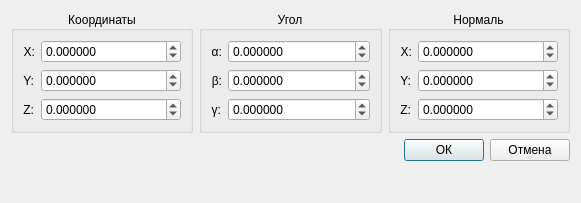
<?xml version="1.0" encoding="UTF-8"?>
<ui version="4.0">
 <class>CAddPathPointDialog</class>
 <widget class="QDialog" name="CAddPathPointDialog">
  <property name="geometry">
   <rect>
    <x>0</x>
    <y>0</y>
    <width>581</width>
    <height>203</height>
   </rect>
  </property>
  <property name="windowTitle">
   <string>Домашняя точка</string>
  </property>
  <layout class="QVBoxLayout" name="verticalLayout">
   <item>
    <layout class="QHBoxLayout" name="horizontalLayout">
     <item>
      <widget class="QGroupBox" name="gbPos">
       <property name="title">
        <string>Координаты</string>
       </property>
       <property name="alignment">
        <set>Qt::AlignCenter</set>
       </property>
       <layout class="QGridLayout" name="gridLayout">
        <item row="1" column="0">
         <widget class="QLabel" name="labelY">
          <property name="sizePolicy">
           <sizepolicy hsizetype="Maximum" vsizetype="Preferred">
            <horstretch>0</horstretch>
            <verstretch>0</verstretch>
           </sizepolicy>
          </property>
          <property name="text">
           <string>Y:</string>
          </property>
          <property name="alignment">
           <set>Qt::AlignRight|Qt::AlignTrailing|Qt::AlignVCenter</set>
          </property>
         </widget>
        </item>
        <item row="2" column="0">
         <widget class="QLabel" name="labelZ">
          <property name="sizePolicy">
           <sizepolicy hsizetype="Maximum" vsizetype="Preferred">
            <horstretch>0</horstretch>
            <verstretch>0</verstretch>
           </sizepolicy>
          </property>
          <property name="text">
           <string>Z:</string>
          </property>
          <property name="alignment">
           <set>Qt::AlignRight|Qt::AlignTrailing|Qt::AlignVCenter</set>
          </property>
         </widget>
        </item>
        <item row="0" column="0">
         <widget class="QLabel" name="labelX">
          <property name="sizePolicy">
           <sizepolicy hsizetype="Maximum" vsizetype="Preferred">
            <horstretch>0</horstretch>
            <verstretch>0</verstretch>
           </sizepolicy>
          </property>
          <property name="text">
           <string>X:</string>
          </property>
          <property name="alignment">
           <set>Qt::AlignRight|Qt::AlignTrailing|Qt::AlignVCenter</set>
          </property>
         </widget>
        </item>
        <item row="0" column="1">
         <widget class="QDoubleSpinBox" name="dsbGlobalX">
          <property name="decimals">
           <number>6</number>
          </property>
          <property name="minimum">
           <double>-10000.000000000000000</double>
          </property>
          <property name="maximum">
           <double>10000.000000000000000</double>
          </property>
          <property name="singleStep">
           <double>0.100000000000000</double>
          </property>
         </widget>
        </item>
        <item row="1" column="1">
         <widget class="QDoubleSpinBox" name="dsbGlobalY">
          <property name="decimals">
           <number>6</number>
          </property>
          <property name="minimum">
           <double>-10000.000000000000000</double>
          </property>
          <property name="maximum">
           <double>10000.000000000000000</double>
          </property>
          <property name="singleStep">
           <double>0.100000000000000</double>
          </property>
         </widget>
        </item>
        <item row="2" column="1">
         <widget class="QDoubleSpinBox" name="dsbGlobalZ">
          <property name="decimals">
           <number>6</number>
          </property>
          <property name="minimum">
           <double>-10000.000000000000000</double>
          </property>
          <property name="maximum">
           <double>10000.000000000000000</double>
          </property>
          <property name="singleStep">
           <double>0.100000000000000</double>
          </property>
         </widget>
        </item>
       </layout>
      </widget>
     </item>
     <item>
      <widget class="QGroupBox" name="gbAngles">
       <property name="title">
        <string>Угол</string>
       </property>
       <property name="alignment">
        <set>Qt::AlignCenter</set>
       </property>
       <layout class="QGridLayout" name="gridLayout_2">
        <item row="2" column="1">
         <widget class="QDoubleSpinBox" name="dsbGamma">
          <property name="decimals">
           <number>6</number>
          </property>
          <property name="minimum">
           <double>-10000.000000000000000</double>
          </property>
          <property name="maximum">
           <double>10000.000000000000000</double>
          </property>
          <property name="singleStep">
           <double>0.100000000000000</double>
          </property>
         </widget>
        </item>
        <item row="0" column="1">
         <widget class="QDoubleSpinBox" name="dsbApha">
          <property name="decimals">
           <number>6</number>
          </property>
          <property name="minimum">
           <double>-10000.000000000000000</double>
          </property>
          <property name="maximum">
           <double>10000.000000000000000</double>
          </property>
          <property name="singleStep">
           <double>0.100000000000000</double>
          </property>
         </widget>
        </item>
        <item row="1" column="1">
         <widget class="QDoubleSpinBox" name="dsbBeta">
          <property name="decimals">
           <number>6</number>
          </property>
          <property name="minimum">
           <double>-10000.000000000000000</double>
          </property>
          <property name="maximum">
           <double>10000.000000000000000</double>
          </property>
          <property name="singleStep">
           <double>0.100000000000000</double>
          </property>
         </widget>
        </item>
        <item row="0" column="0">
         <widget class="QLabel" name="labelAlpha">
          <property name="sizePolicy">
           <sizepolicy hsizetype="Maximum" vsizetype="Preferred">
            <horstretch>0</horstretch>
            <verstretch>0</verstretch>
           </sizepolicy>
          </property>
          <property name="text">
           <string>α:</string>
          </property>
          <property name="alignment">
           <set>Qt::AlignRight|Qt::AlignTrailing|Qt::AlignVCenter</set>
          </property>
         </widget>
        </item>
        <item row="1" column="0">
         <widget class="QLabel" name="labelBeta">
          <property name="sizePolicy">
           <sizepolicy hsizetype="Maximum" vsizetype="Preferred">
            <horstretch>0</horstretch>
            <verstretch>0</verstretch>
           </sizepolicy>
          </property>
          <property name="text">
           <string>β:</string>
          </property>
          <property name="alignment">
           <set>Qt::AlignRight|Qt::AlignTrailing|Qt::AlignVCenter</set>
          </property>
         </widget>
        </item>
        <item row="2" column="0">
         <widget class="QLabel" name="labelGamma">
          <property name="sizePolicy">
           <sizepolicy hsizetype="Maximum" vsizetype="Preferred">
            <horstretch>0</horstretch>
            <verstretch>0</verstretch>
           </sizepolicy>
          </property>
          <property name="text">
           <string>γ:</string>
          </property>
          <property name="alignment">
           <set>Qt::AlignRight|Qt::AlignTrailing|Qt::AlignVCenter</set>
          </property>
         </widget>
        </item>
       </layout>
      </widget>
     </item>
     <item>
      <widget class="QGroupBox" name="gbNormal">
       <property name="title">
        <string>Нормаль</string>
       </property>
       <property name="alignment">
        <set>Qt::AlignCenter</set>
       </property>
       <layout class="QGridLayout" name="gridLayout_3">
        <item row="2" column="1">
         <widget class="QDoubleSpinBox" name="dsbNormalZ">
          <property name="decimals">
           <number>6</number>
          </property>
          <property name="minimum">
           <double>-10000.000000000000000</double>
          </property>
          <property name="maximum">
           <double>10000.000000000000000</double>
          </property>
          <property name="singleStep">
           <double>0.100000000000000</double>
          </property>
         </widget>
        </item>
        <item row="1" column="0">
         <widget class="QLabel" name="labelNormalY">
          <property name="sizePolicy">
           <sizepolicy hsizetype="Maximum" vsizetype="Preferred">
            <horstretch>0</horstretch>
            <verstretch>0</verstretch>
           </sizepolicy>
          </property>
          <property name="text">
           <string>Y:</string>
          </property>
          <property name="alignment">
           <set>Qt::AlignRight|Qt::AlignTrailing|Qt::AlignVCenter</set>
          </property>
         </widget>
        </item>
        <item row="2" column="0">
         <widget class="QLabel" name="labelNormalZ">
          <property name="sizePolicy">
           <sizepolicy hsizetype="Maximum" vsizetype="Preferred">
            <horstretch>0</horstretch>
            <verstretch>0</verstretch>
           </sizepolicy>
          </property>
          <property name="text">
           <string>Z:</string>
          </property>
          <property name="alignment">
           <set>Qt::AlignRight|Qt::AlignTrailing|Qt::AlignVCenter</set>
          </property>
         </widget>
        </item>
        <item row="0" column="0">
         <widget class="QLabel" name="labelNormalX">
          <property name="sizePolicy">
           <sizepolicy hsizetype="Maximum" vsizetype="Preferred">
            <horstretch>0</horstretch>
            <verstretch>0</verstretch>
           </sizepolicy>
          </property>
          <property name="text">
           <string>X:</string>
          </property>
          <property name="alignment">
           <set>Qt::AlignRight|Qt::AlignTrailing|Qt::AlignVCenter</set>
          </property>
         </widget>
        </item>
        <item row="0" column="1">
         <widget class="QDoubleSpinBox" name="dsbNormalX">
          <property name="decimals">
           <number>6</number>
          </property>
          <property name="minimum">
           <double>-10000.000000000000000</double>
          </property>
          <property name="maximum">
           <double>10000.000000000000000</double>
          </property>
          <property name="singleStep">
           <double>0.100000000000000</double>
          </property>
         </widget>
        </item>
        <item row="1" column="1">
         <widget class="QDoubleSpinBox" name="dsbNormalY">
          <property name="decimals">
           <number>6</number>
          </property>
          <property name="minimum">
           <double>-10000.000000000000000</double>
          </property>
          <property name="maximum">
           <double>10000.000000000000000</double>
          </property>
          <property name="singleStep">
           <double>0.100000000000000</double>
          </property>
         </widget>
        </item>
       </layout>
      </widget>
     </item>
    </layout>
   </item>
   <item>
    <layout class="QHBoxLayout" name="horizontalLayout_3">
     <item>
      <spacer name="horizontalSpacer">
       <property name="orientation">
        <enum>Qt::Horizontal</enum>
       </property>
       <property name="sizeHint" stdset="0">
        <size>
         <width>40</width>
         <height>20</height>
        </size>
       </property>
      </spacer>
     </item>
     <item>
      <widget class="QPushButton" name="pbOk">
       <property name="text">
        <string>ОК</string>
       </property>
      </widget>
     </item>
     <item>
      <widget class="QPushButton" name="pbCancel">
       <property name="text">
        <string>Отмена</string>
       </property>
      </widget>
     </item>
    </layout>
   </item>
   <item>
    <spacer name="verticalSpacer">
     <property name="orientation">
      <enum>Qt::Vertical</enum>
     </property>
     <property name="sizeHint" stdset="0">
      <size>
       <width>20</width>
       <height>1</height>
      </size>
     </property>
    </spacer>
   </item>
  </layout>
 </widget>
 <resources/>
 <connections/>
</ui>
